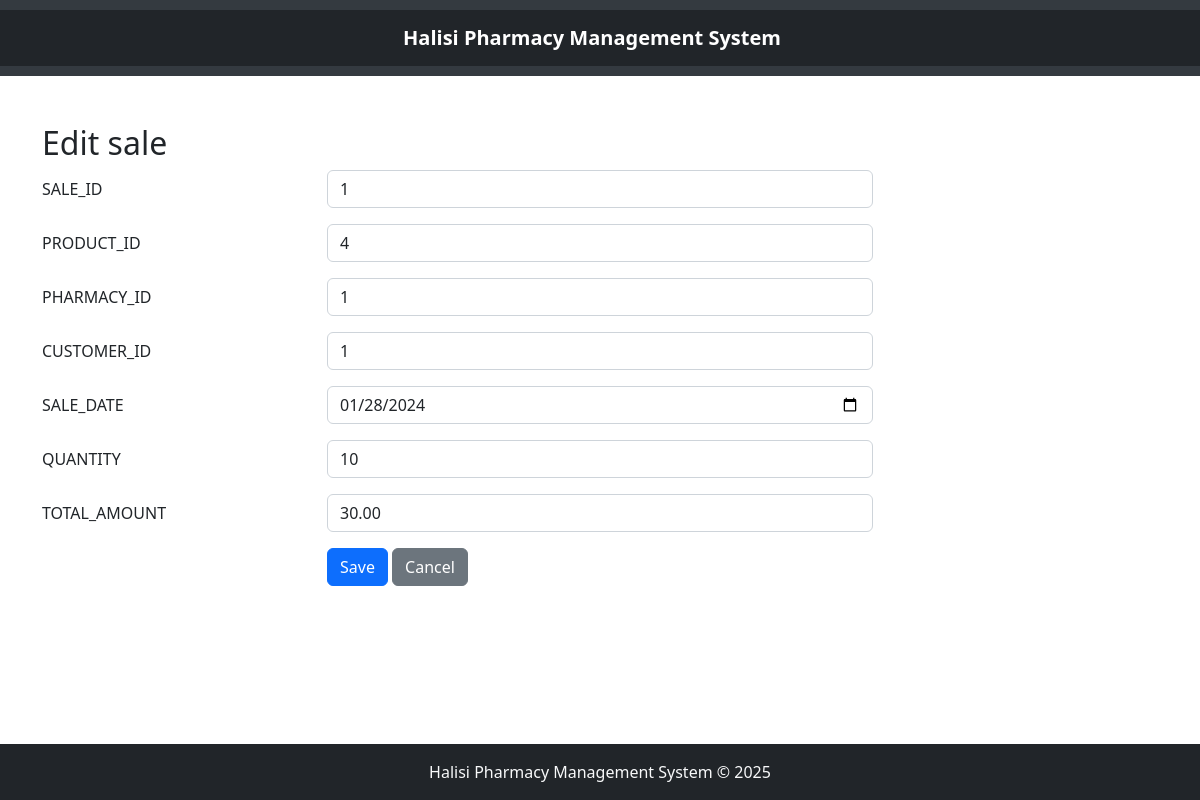
/sales_management/edit.php?sale_id=1, run on the app's committed database.
### tables this page shows
CREATE TABLE `sales` (
  `sale_id` int(11) NOT NULL,
  `product_id` int(11) NOT NULL,
  `pharmacy_id` int(11) NOT NULL,
  `customer_id` int(11) NOT NULL,
  `sale_date` timestamp NOT NULL DEFAULT current_timestamp(),
  `quantity` int(11) NOT NULL,
  `total_amount` decimal(10,2) NOT NULL
);

### sales_management/edit.php (the view, shortened to what this page needs)
<?php
   $servername = "localhost";
   $username = "root";
   $password = "";
   $dbname = "HALISI_PHARMACY_MGT_SYS";
   $conn = new mysqli($servername, $username, $password, $dbname);
   $product_id="";
   $pharmacy_id="";
   $customer_id="";
   $sale_date="";
   $quantity="";
   $total_amount="";
   if ($_SERVER['REQUEST_METHOD'] == 'GET') {
    $sale_id_in = $_GET["sale_id"];
    $sql = "SELECT * FROM sales WHERE sale_id='$sale_id_in'";
    $result = $conn->query($sql);
    $row = $result->fetch_assoc();
    $sale_id_out = $row["sale_id"];
    $product_id = $row["product_id"];
    $pharmacy_id = $row["pharmacy_id"];
    $customer_id = $row["customer_id"];
    $sale_date = date('Y-m-d', strtotime($row["sale_date"]));
    $quantity = $row["quantity"];
    $total_amount = $row["total_amount"];
   }
?>
<!DOCTYPE html>
<html lang="en">
<head>
    <link rel="stylesheet" href="/PHARMACY/bootstrap-5.2.3-dist/css/bootstrap.min.css">
</head>
<body>
    <div class="container my-5">
        <h2>Edit sale</h2>
        <form method="POST">
            <div class="row mb-3">
                <label class="col-sm-3 col-form-label">SALE_ID</label>
                <div class="col-sm-6">
                    <input type="text" class="form-control" name="sale_id" value="<?php echo htmlspecialchars($sale_id_out); ?>">
                </div>
            </div>
            <div class="row mb-3">
            <label class="col-sm-3 col-form-label">PRODUCT_ID</label>
            <div class="col-sm-6">
                <input type="text" class="form-control" name="product_id" value="<?php echo htmlspecialchars($product_id); ?>">
            </div>
        </div>
        <div class="row mb-3">
            <label class="col-sm-3 col-form-label">PHARMACY_ID</label>
            <div class="col-sm-6">
                <input type="text" class="form-control" name="pharmacy_id" value="<?php echo htmlspecialchars($pharmacy_id); ?>">
            </div>
        </div>
        <div class="row mb-3">
            <label class="col-sm-3 col-form-label">CUSTOMER_ID</label>
            <div class="col-sm-6">
                <input type="text" class="form-control" name="customer_id" value="<?php echo htmlspecialchars($customer_id); ?>">
            </div>
        </div>
        <div class="row mb-3">
            <label class="col-sm-3 col-form-label">SALE_DATE</label>
            <div class="col-sm-6">
                <input type="date" class="form-control" name="sale_date" value="<?php echo htmlspecialchars($sale_date); ?>">
            </div>
        </div>
        <div class="row mb-3">
            <label class="col-sm-3 col-form-label">QUANTITY</label>
            <div class="col-sm-6">
                <input type="number" class="form-control" name="quantity" value="<?php echo htmlspecialchars($quantity); ?>">
            </div>
        </div>
        <div class="row mb-3">
            <label class="col-sm-3 col-form-label">TOTAL_AMOUNT</label>
            <div class="col-sm-6">
                <input type="number" class="form-control" name="total_amount" value="<?php echo htmlspecialchars($total_amount); ?>">
            </div>
        </div>
        <div class="row mb-3">
            <div class="col-sm-6 offset-sm-3">
                <button type="submit" class="btn btn-primary">Save</button>
                <a class="btn btn-secondary" href="/PHARMACY/sales_management/sales.php" role="button">Cancel</a>
            </div>
        </div>
        </form>
    </div>
</body>
</html>

### sales_management/footer.php (style rules this page uses)
body { display: flex; flex-direction: column; min-height: 100vh; margin: 0; }

### data on the page
sales: sale_id "1", product_id "4", pharmacy_id "1", customer_id "1", sale_date "01/28/2024", quantity "10", total_amount "30.00"
